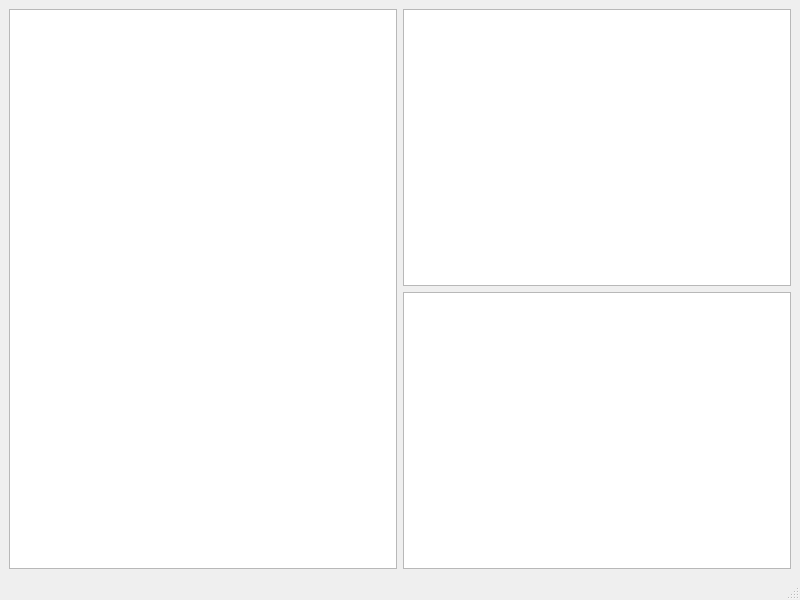
<?xml version="1.0" encoding="UTF-8"?>
<ui version="4.0">
 <class>MainWindow</class>
 <widget class="QMainWindow" name="MainWindow">
  <property name="geometry">
   <rect>
    <x>0</x>
    <y>0</y>
    <width>800</width>
    <height>600</height>
   </rect>
  </property>
  <property name="windowTitle">
   <string>MainWindow</string>
  </property>
  <widget class="QWidget" name="centralwidget">
   <layout class="QVBoxLayout" name="verticalLayout_2">
    <item>
     <layout class="QHBoxLayout" name="horizontalLayout">
      <item>
       <widget class="QTableWidget" name="tableWidget"/>
      </item>
      <item>
       <layout class="QVBoxLayout" name="verticalLayout">
        <item>
         <widget class="QTextBrowser" name="textBrowser"/>
        </item>
        <item>
         <widget class="QTextEdit" name="textEdit"/>
        </item>
       </layout>
      </item>
     </layout>
    </item>
   </layout>
  </widget>
  <widget class="QMenuBar" name="menubar">
   <property name="geometry">
    <rect>
     <x>0</x>
     <y>0</y>
     <width>800</width>
     <height>26</height>
    </rect>
   </property>
  </widget>
  <widget class="QStatusBar" name="statusbar"/>
 </widget>
 <resources/>
 <connections/>
</ui>
